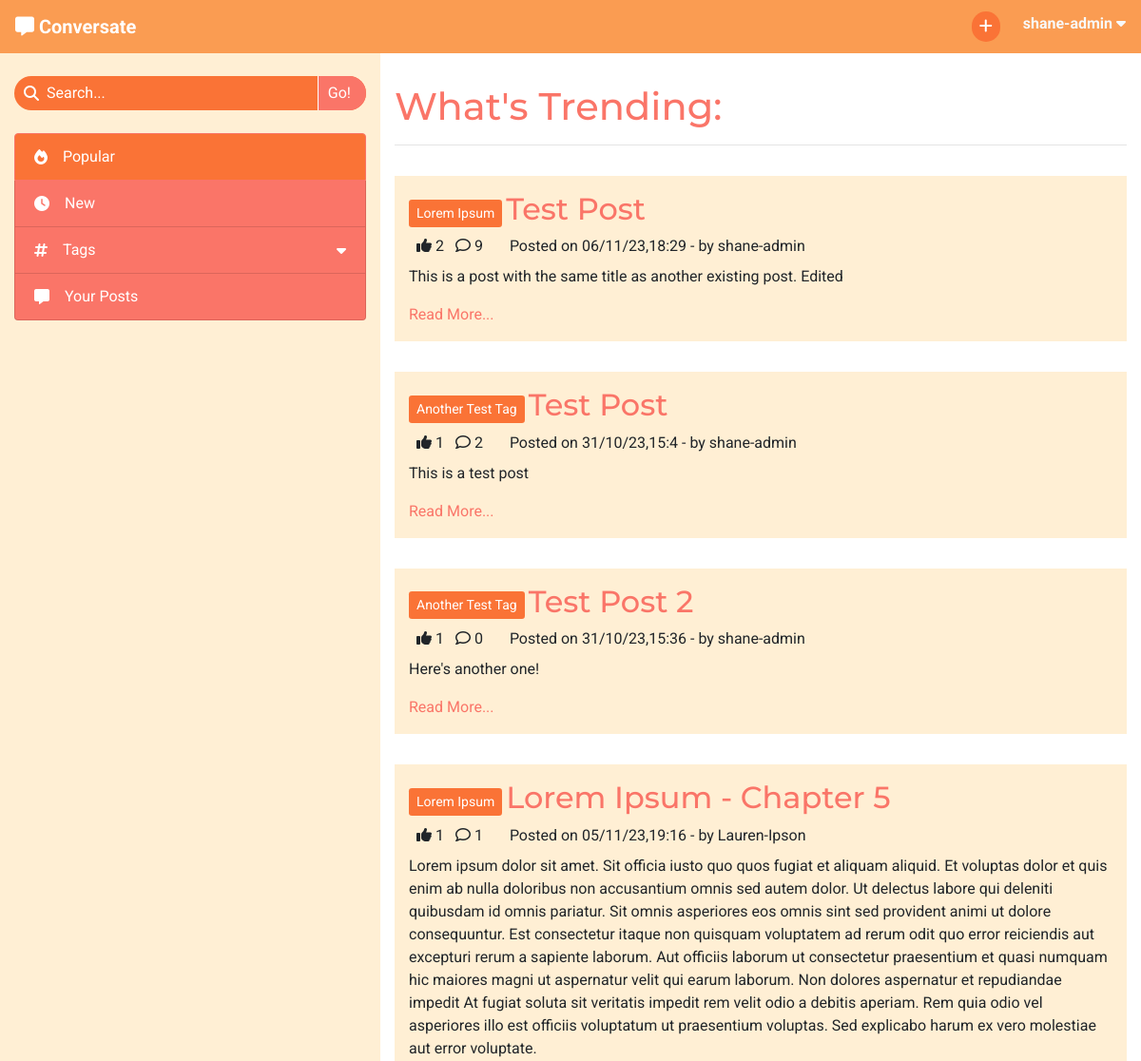
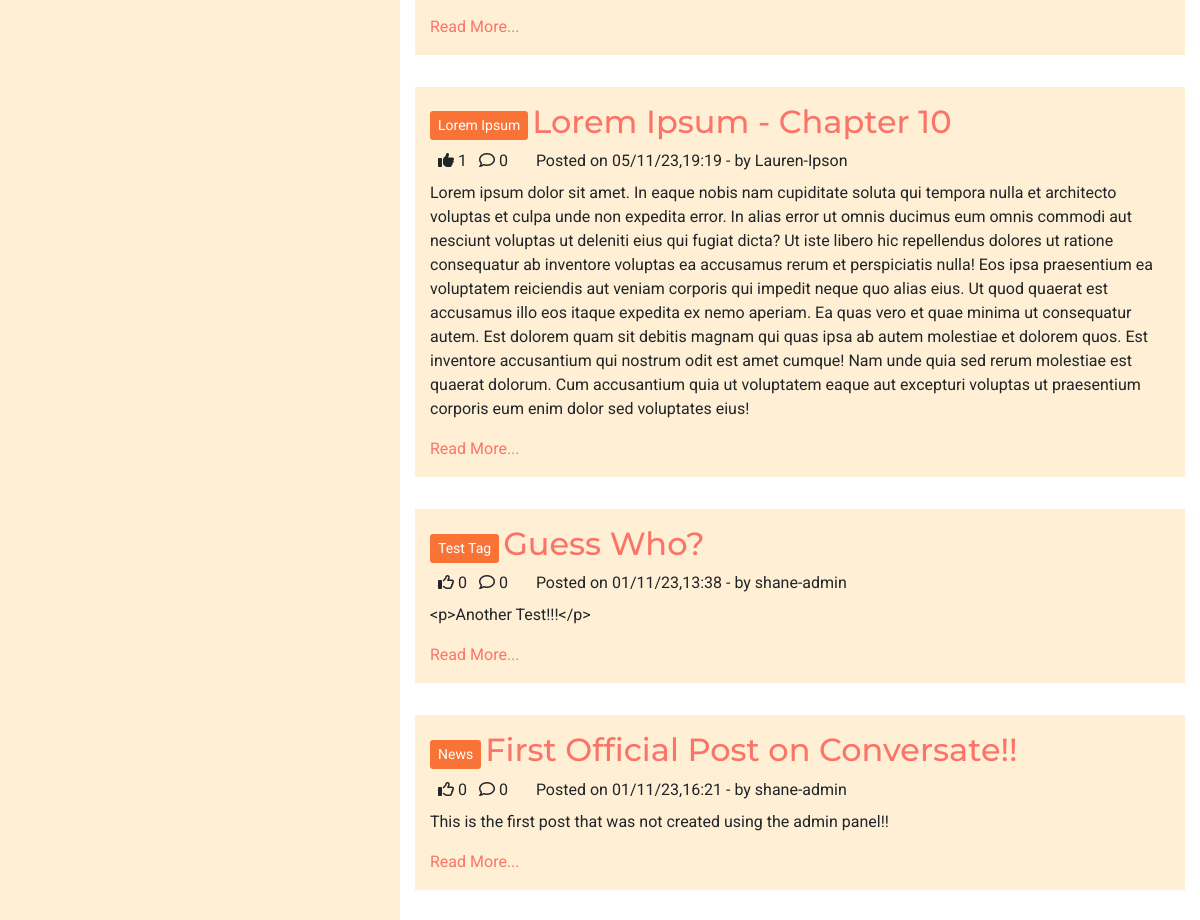
Page / (signed in, upper part) on the earlier database version (2 pictures, top to bottom).
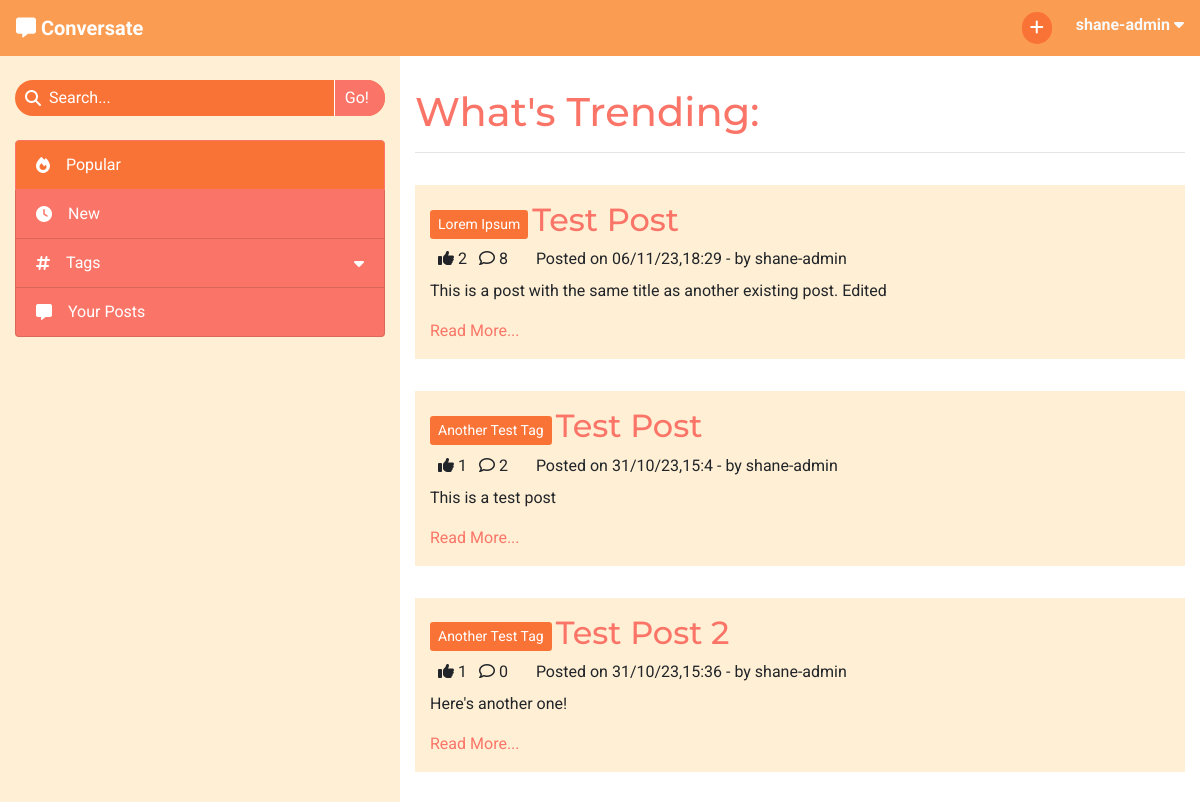
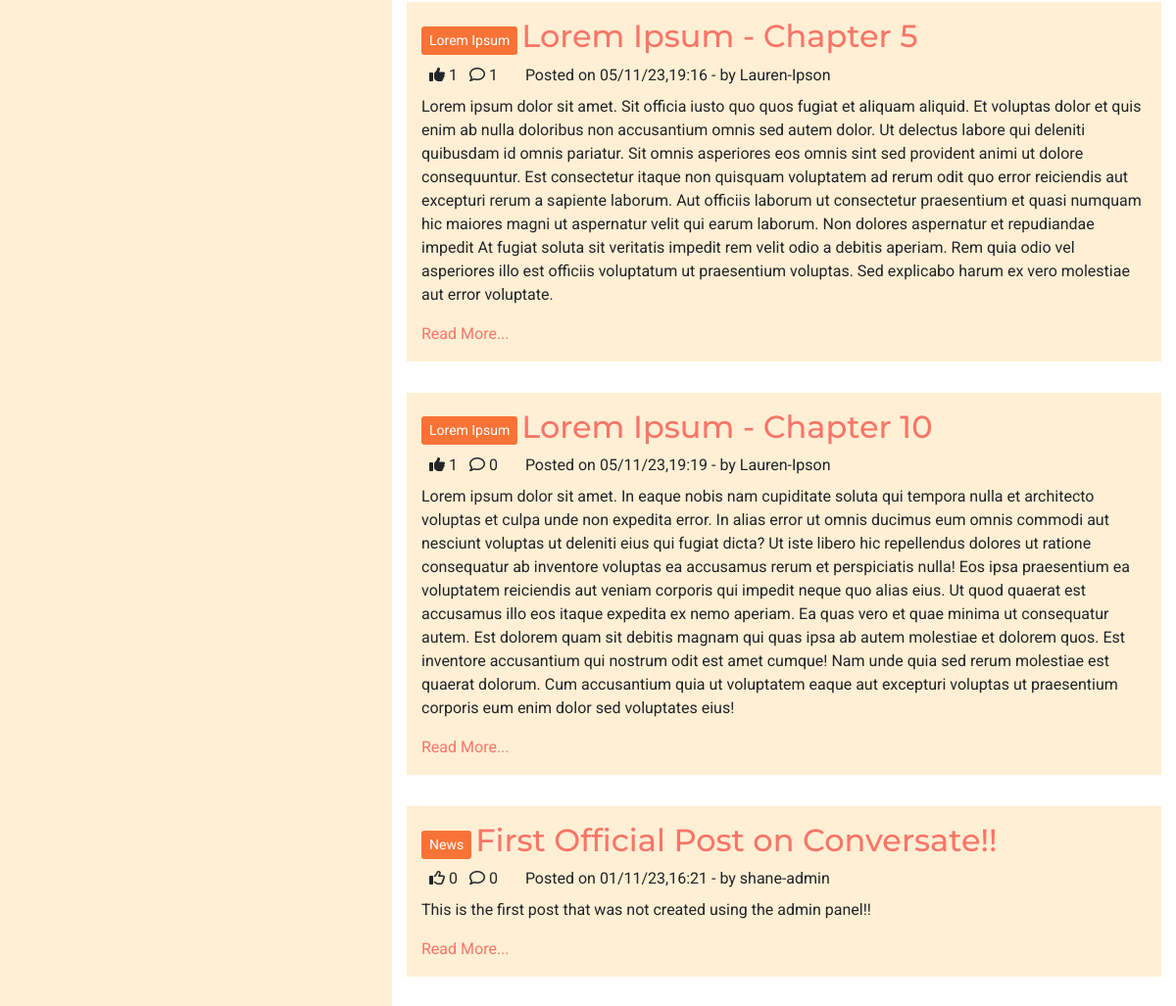
Same page on the later database version (2 pictures, top to bottom).
### forum/models.py (models this page shows, shortened)
class Post(models.Model):
    title = models.CharField(max_length=200)
    slug = models.SlugField(max_length=200, unique=True)
    tag = models.ForeignKey(Tag, on_delete=models.CASCADE,
                            related_name='tagged_posts')
    posted_by = models.ForeignKey(User, on_delete=models.CASCADE,
                                  related_name='added_posts')
    posted_on = models.DateTimeField(auto_now_add=True)
    content = models.TextField()
    edited = models.BooleanField(default=False)
    likes = models.ManyToManyField(User, related_name='post_likes', blank=True)
    approved = models.BooleanField(default=False)
    class Meta:
        ordering = ['-posted_on']
    def number_of_likes(self):
        return self.likes.count()
    def number_of_comments(self):
        return self.comments.count()
    def date_formatted(self):
        day = ''
        if self.posted_on.day < 10:
            day += '0'
        day += str(self.posted_on.day)
        month = ''
        if self.posted_on.month < 10:
            month += '0'
        month += str(self.posted_on.month)
        year = self.posted_on.year % 100
        hour = self.posted_on.hour
        minute = self.posted_on.minute
        return (f'{day}/{month}/{year},{hour}:{minute} -')

class Tag(models.Model):
    name = models.CharField(max_length=30, unique=True)
    def __str__(self):
        return self.name

### forum/views.py (the view)
# urls.py: path('', views.PopularPosts.as_view(), name='home'),
class PopularPosts(View):
    paginate_by = 20
    def get(self, request):
        if not request.user.is_authenticated:
            return redirect('accounts/login')
        posts = Post.objects \
                    .annotate(num_likes=Count('likes')) \
                    .order_by('-num_likes')
        p = Paginator(posts, self.paginate_by)
        page = request.GET.get('page')
        current_posts = p.get_page(page)
        context = {
            'heading': "What's Trending",
            'selected_tab': 'Popular',
            'post_list': current_posts,
            'paginator': p
        }
        return render(
            request,
            'index.html',
            context,
        )

### templates/index.html (shortened to what this page needs)
{% extends "base.html" %}
{% block content %}
<h1>{{ heading }}:</h1>
<hr>
{% for post in post_list %}
    <div class="row post">
        <div class="post-title col-12">
            <a href="#" class="btn btn-sm tag align-middle">{{ post.tag }}</a>
            <a href="{% url 'view_post' post.slug %}" class="anchor-no-style">
                <h2 class="d-inline-block align-middle">{{ post.title }}</h2>
            </a>
        </div>
        <div class="col-12">
            {% if user in post.likes.all %}
                <i class="fa-solid fa-thumbs-up ml-2"></i>
            {% else %}
                <i class="fa-regular fa-thumbs-up ml-2"></i>
            {% endif %}
            {{ post.number_of_likes }}
            <i class="fa-regular fa-comment ml-2"></i>
            {{ post.number_of_comments }}
            <p class="d-inline ml-4">Posted on {{ post.date_formatted }} by {{ post.posted_by }}</p>
        </div>
        <div class="col-12">
            <p class="mt-2">{{ post.content }}</p>
            <a href="{% url 'view_post' post.slug %}">Read More...</a>
        </div>
    </div>
{% endfor %}
{% endblock content %}

Differences in the rows shown:
removed Post: tag "Test Tag", title "Guess Who?", number_of_likes "0", number_of_comments "0", date_formatted "01/11/23,13:38 -", posted_by "shane-admin", content "<p>Another Test!!!</p>"
computed for Post "This is a post with the same title as another existing post. Edited": number_of_comments "9" → "8"
